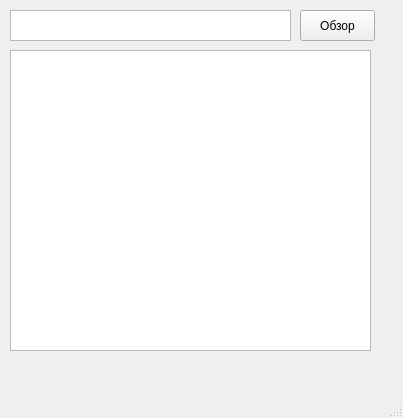
<?xml version="1.0" encoding="UTF-8"?>
<ui version="4.0">
 <class>MainWindow</class>
 <widget class="QMainWindow" name="MainWindow">
  <property name="geometry">
   <rect>
    <x>0</x>
    <y>0</y>
    <width>403</width>
    <height>418</height>
   </rect>
  </property>
  <property name="windowTitle">
   <string>MainWindow</string>
  </property>
  <widget class="QWidget" name="centralwidget">
   <widget class="QPlainTextEdit" name="plainTextEdit_2">
    <property name="geometry">
     <rect>
      <x>10</x>
      <y>50</y>
      <width>361</width>
      <height>301</height>
     </rect>
    </property>
   </widget>
   <widget class="QPushButton" name="pushButton">
    <property name="geometry">
     <rect>
      <x>300</x>
      <y>10</y>
      <width>75</width>
      <height>31</height>
     </rect>
    </property>
    <property name="text">
     <string>Обзор</string>
    </property>
   </widget>
   <widget class="QPlainTextEdit" name="plainTextEdit">
    <property name="geometry">
     <rect>
      <x>10</x>
      <y>10</y>
      <width>281</width>
      <height>31</height>
     </rect>
    </property>
   </widget>
  </widget>
  <widget class="QMenuBar" name="menubar">
   <property name="geometry">
    <rect>
     <x>0</x>
     <y>0</y>
     <width>403</width>
     <height>21</height>
    </rect>
   </property>
  </widget>
  <widget class="QStatusBar" name="statusbar"/>
 </widget>
 <resources/>
 <connections/>
</ui>
